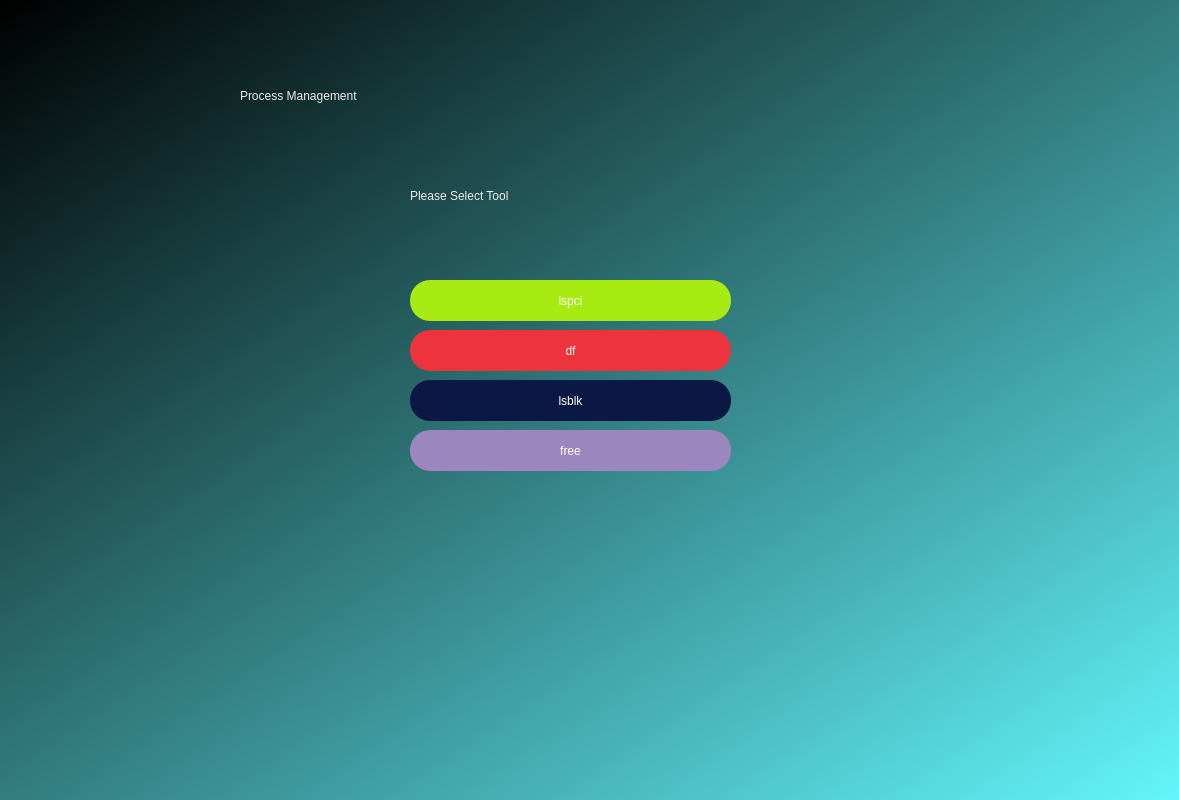
<?xml version="1.0" encoding="UTF-8"?>
<ui version="4.0">
 <class>Dialog</class>
 <widget class="QDialog" name="Dialog">
  <property name="geometry">
   <rect>
    <x>0</x>
    <y>0</y>
    <width>1179</width>
    <height>800</height>
   </rect>
  </property>
  <property name="windowTitle">
   <string>Dialog</string>
  </property>
  <widget class="QWidget" name="widget" native="true">
   <property name="geometry">
    <rect>
     <x>0</x>
     <y>0</y>
     <width>1211</width>
     <height>801</height>
    </rect>
   </property>
   <property name="styleSheet">
    <string notr="true">QWidget#widget{
background-color:qlineargradient(spread:pad, x1:0, y1:0, x2:1, y2:1, stop:0 rgba(0, 0, 0, 255), stop:1 rgba(100, 249, 255, 255));}</string>
   </property>
   <widget class="QLabel" name="label">
    <property name="geometry">
     <rect>
      <x>240</x>
      <y>50</y>
      <width>711</width>
      <height>91</height>
     </rect>
    </property>
    <property name="styleSheet">
     <string notr="true">font: 48pt &quot;DejaVu Serif&quot;;
color:#EEEDEB;</string>
    </property>
    <property name="text">
     <string>Process Management</string>
    </property>
   </widget>
   <widget class="QLabel" name="label_2">
    <property name="geometry">
     <rect>
      <x>410</x>
      <y>160</y>
      <width>371</width>
      <height>71</height>
     </rect>
    </property>
    <property name="styleSheet">
     <string notr="true">font: 30pt &quot;DejaVu Serif&quot;;
color: #EEEDEB;</string>
    </property>
    <property name="text">
     <string>Please Select Tool</string>
    </property>
   </widget>
   <widget class="QPushButton" name="df">
    <property name="geometry">
     <rect>
      <x>410</x>
      <y>330</y>
      <width>321</width>
      <height>41</height>
     </rect>
    </property>
    <property name="styleSheet">
     <string notr="true">border-radius:20px;
background-color: rgb(237, 51, 59);

font: 20pt &quot;DejaVu Sans&quot;;
color: rgb(255, 255, 255);</string>
    </property>
    <property name="text">
     <string>df</string>
    </property>
   </widget>
   <widget class="QPushButton" name="lsblk">
    <property name="geometry">
     <rect>
      <x>410</x>
      <y>380</y>
      <width>321</width>
      <height>41</height>
     </rect>
    </property>
    <property name="styleSheet">
     <string notr="true">border-radius:20px;
background-color: #0C1844;

font: 20pt &quot;DejaVu Sans&quot;;
color: rgb(255, 255, 255);</string>
    </property>
    <property name="text">
     <string>lsblk</string>
    </property>
   </widget>
   <widget class="QPushButton" name="lspci">
    <property name="geometry">
     <rect>
      <x>410</x>
      <y>280</y>
      <width>321</width>
      <height>41</height>
     </rect>
    </property>
    <property name="styleSheet">
     <string notr="true">border-radius:20px;
background-color: #A8EB12;

font: 20pt &quot;DejaVu Sans&quot;;
color: rgb(255, 255, 255);</string>
    </property>
    <property name="text">
     <string>lspci</string>
    </property>
   </widget>
   <widget class="QPushButton" name="free">
    <property name="geometry">
     <rect>
      <x>410</x>
      <y>430</y>
      <width>321</width>
      <height>41</height>
     </rect>
    </property>
    <property name="styleSheet">
     <string notr="true">border-radius:20px;
background-color: #9B86BD;

font: 20pt &quot;DejaVu Sans&quot;;
color: rgb(255, 255, 255);</string>
    </property>
    <property name="text">
     <string>free</string>
    </property>
   </widget>
   <widget class="QLabel" name="result">
    <property name="geometry">
     <rect>
      <x>260</x>
      <y>540</y>
      <width>651</width>
      <height>81</height>
     </rect>
    </property>
    <property name="styleSheet">
     <string notr="true">font: 30pt &quot;DejaVu Serif&quot;;
color: #EEEDEB;</string>
    </property>
    <property name="text">
     <string/>
    </property>
   </widget>
  </widget>
 </widget>
 <resources/>
 <connections/>
</ui>
